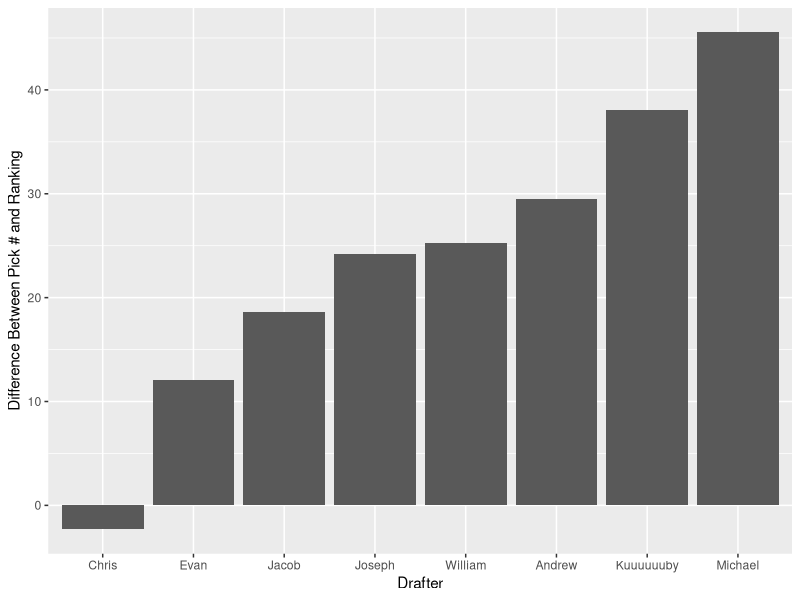
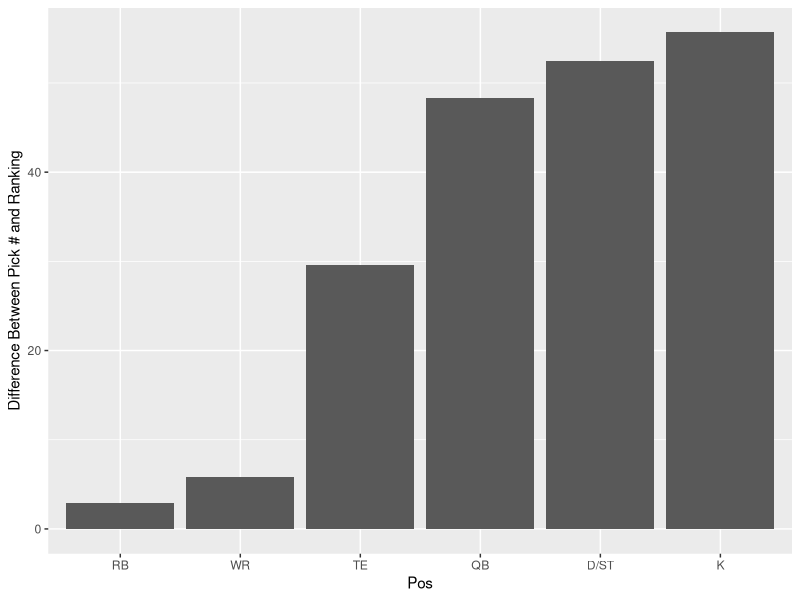
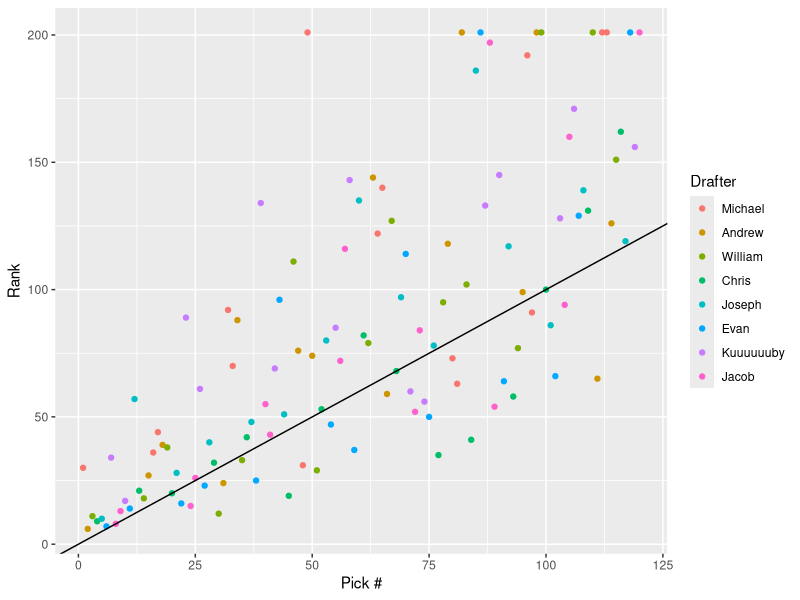
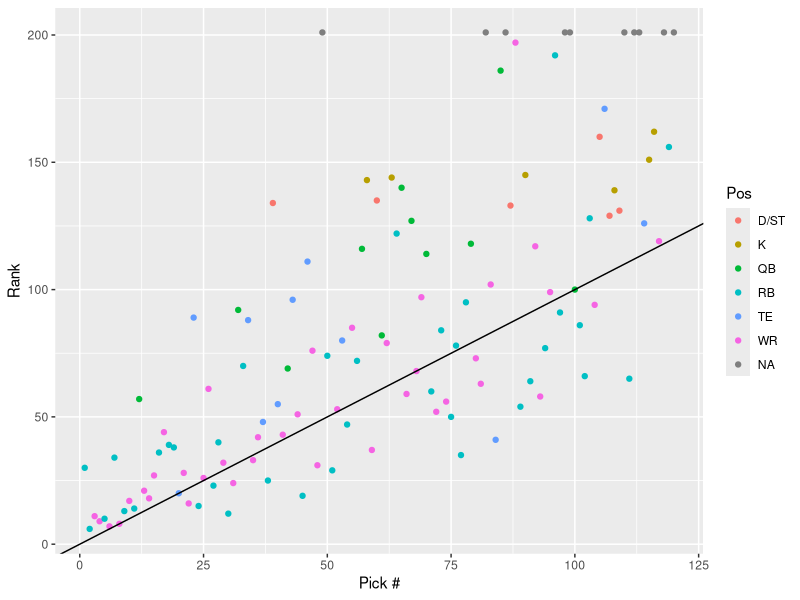
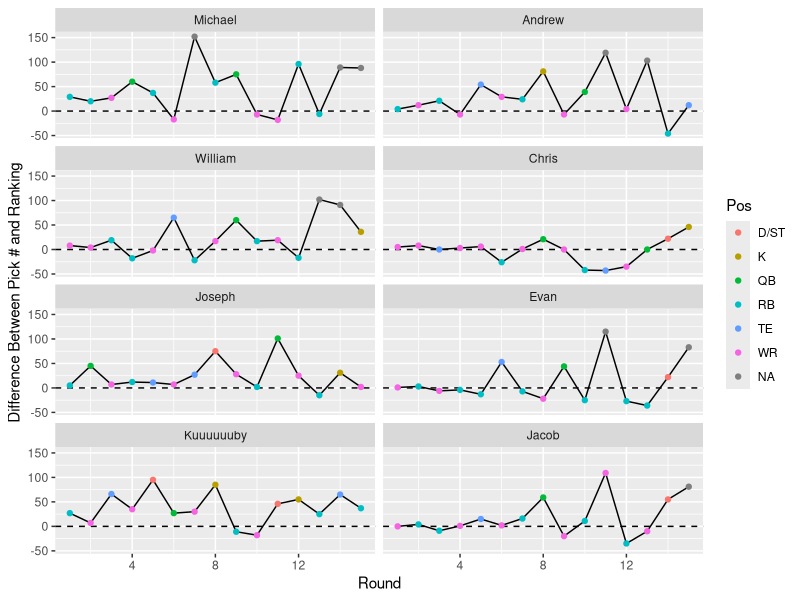

Write R code to recreate these figures, in order.
## ---- chunk 1
knitr::opts_chunk$set(fig.width=12, fig.height=8, fig.path='Figs/',
                      echo=FALSE, warning=FALSE, message=FALSE)
options(width=100)
## ---- chunk 2
knitr::opts_chunk$set(echo = TRUE)
## ---- chunk 3
library("reshape2")
library("plyr")
    
draftData <- read.csv("./data/Draft2017.csv", stringsAsFactors = F)
print.data.frame(head(draftData), row.names=FALSE)
## ---- chunk 4
# Drop the franchise row
draftData <- subset(draftData, ROUND != "Franchise")

# Melt the data
draftData <- melt(draftData, id.vars = "ROUND")

# Drop the row names
rownames(draftData) <- NULL

# Make the round a number instead of a string
draftData$ROUND <- as.numeric(as.character(draftData$ROUND))

# Order by round (this is a stable sort)
draftData <- draftData[order(draftData$ROUND), ]

# Rename some columns
draftData <- rename(draftData, c("variable" = "Drafter", "value" = "Player", "ROUND" = "Round"))

print.data.frame(head(draftData, n=10), row.names=FALSE)
## ---- chunk 5
# Creates the sequence: 1,2,3,4,5,6,7,8,16,15,14,13,12,11,10,9,17,18,19,20....
snakeFunction <- function(n, rowLen=8)
{
  lapply(1:n, function(i){
    groupIndicator <- ceiling(i / rowLen)
    # Increasing group
    if (groupIndicator %% 2 == 1)
    {
      i
    }
    # Decreasing group
    else
    {
      rowLen*groupIndicator - ((i - 1) %% rowLen)
    }
  })
}

# Create the list for out draft (8 drafters, 16 rounds)
pickOrdering <- snakeFunction(8*15)

unlist(pickOrdering)
## ---- chunk 6
# Add the pick numbers to the draft data
draftData$PickNumber <- pickOrdering
draftData <- as.data.frame(lapply(draftData, unlist))

# Order the draft data by pick number
draftData <- draftData[order(draftData$PickNumber),]

# Make the player a string instead of a factor
draftData$Player <- as.character(draftData$Player)

print.data.frame(head(draftData, n=10), row.names=FALSE)
## ---- chunk 7
rankings <- read.csv("./data/EspnPprRankings2017.csv", stringsAsFactors = F)

# Read player as string, not factor
rankings$Player <- as.character(rankings$Player)

print.data.frame(head(rankings, n=10), row.names=FALSE)
## ---- chunk 8
# Join rankings data with draft data 
joinedData <- join(draftData, rankings, by="Player")

# Some players will not have a  ranking, give these players a worst ranking + 1
joinedData$Rank[is.na(joinedData$Rank)] <- nrow(rankings) + 1

print.data.frame(head(joinedData, n=10), row.names=FALSE)
## ---- chunk 9
joinedData$RankDiff <- joinedData$Rank - joinedData$PickNumber

print.data.frame(head(joinedData, n=10), row.names=FALSE)
## ---- chunk 10
avgDiffs <- aggregate(RankDiff ~ Drafter, joinedData, FUN=mean)

# Order factor by worst draft to best
avgDiffs <- within(avgDiffs, Drafter <- factor(Drafter, levels=avgDiffs[order(avgDiffs$RankDiff), "Drafter"]))

# Order dataframe by worst draft to best
avgDiffs <- avgDiffs[order(avgDiffs$RankDiff, decreasing = FALSE),]

print.data.frame(avgDiffs, row.names=FALSE)
## ---- chunk 11
library(ggplot2)
ggplot(avgDiffs, aes(x=Drafter, y=RankDiff)) + geom_bar(stat = "identity") + ylab("Difference Between Pick # and Ranking")
## ---- chunk 12
posDiffs <- aggregate(RankDiff ~ Pos, joinedData, FUN=mean)

posDiffs <- within(posDiffs, Pos <- factor(Pos, levels=posDiffs[order(posDiffs$RankDiff), "Pos"]))

# Order dataframe by worst draft to best
posDiffs <- posDiffs[order(posDiffs$RankDiff, decreasing = FALSE),]

print.data.frame(posDiffs, row.names=FALSE)

ggplot(posDiffs, aes(x=Pos, y=RankDiff)) + geom_bar(stat = "identity") + ylab("Difference Between Pick # and Ranking")
## ---- chunk 13
# Scatter colored by drafter 
ggplot(joinedData, aes(x=PickNumber,y=Rank)) + geom_point(aes(color=Drafter)) + geom_abline() + xlab("Pick #")
## ---- chunk 14
# Scatter colored by position 
ggplot(joinedData, aes(x=PickNumber,y=Rank)) + geom_point(aes(color=Pos)) + geom_abline() + xlab("Pick #")
## ---- chunk 15
# Scatter colored by position, faceted by drafer
ggplot(joinedData, aes(x=Round, y=RankDiff)) + geom_line() + facet_wrap(~Drafter, ncol=2) + geom_hline(yintercept = 0, linetype=2) + geom_point(aes(color=Pos)) + ylab("Difference Between Pick # and Ranking")
